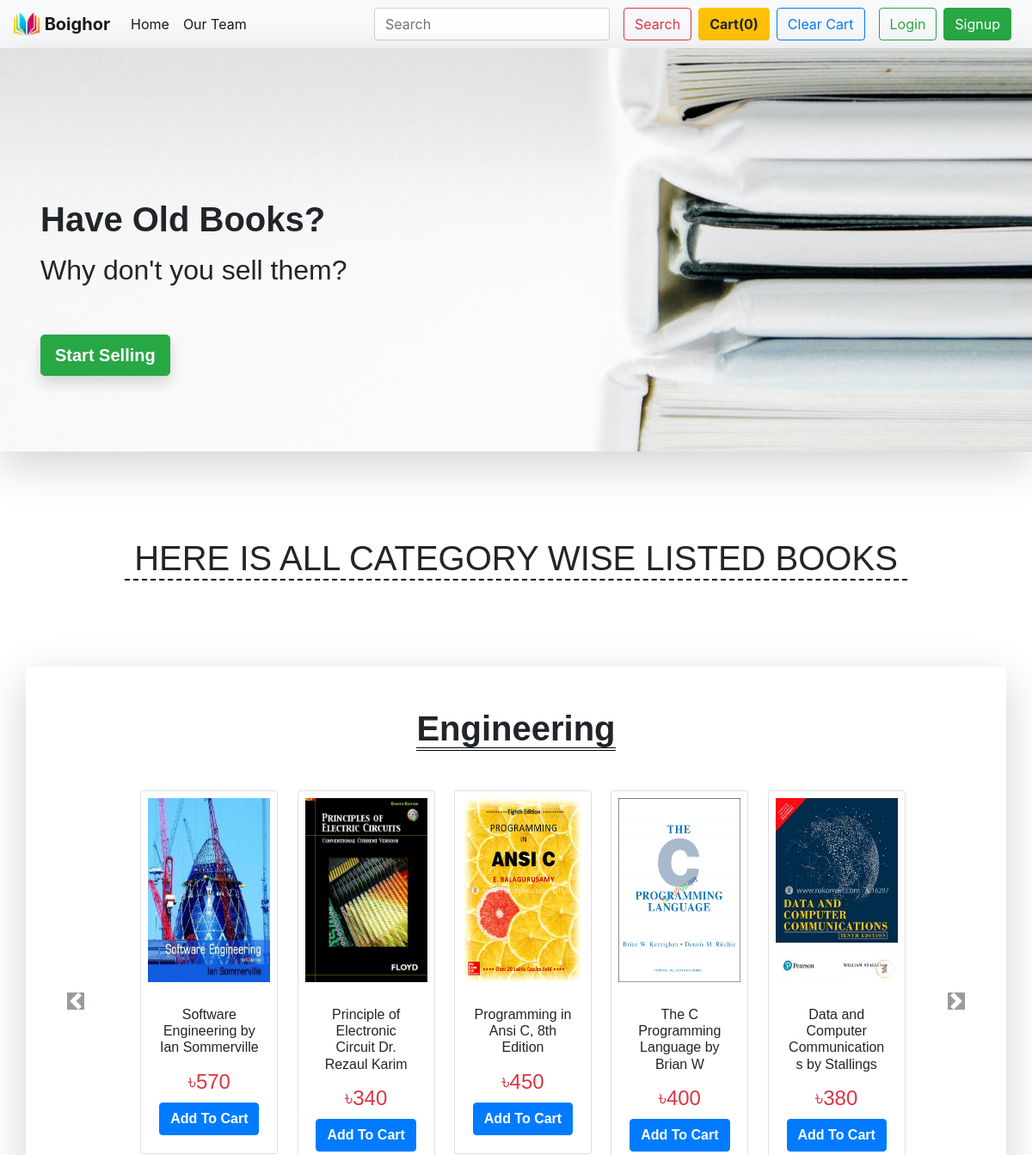
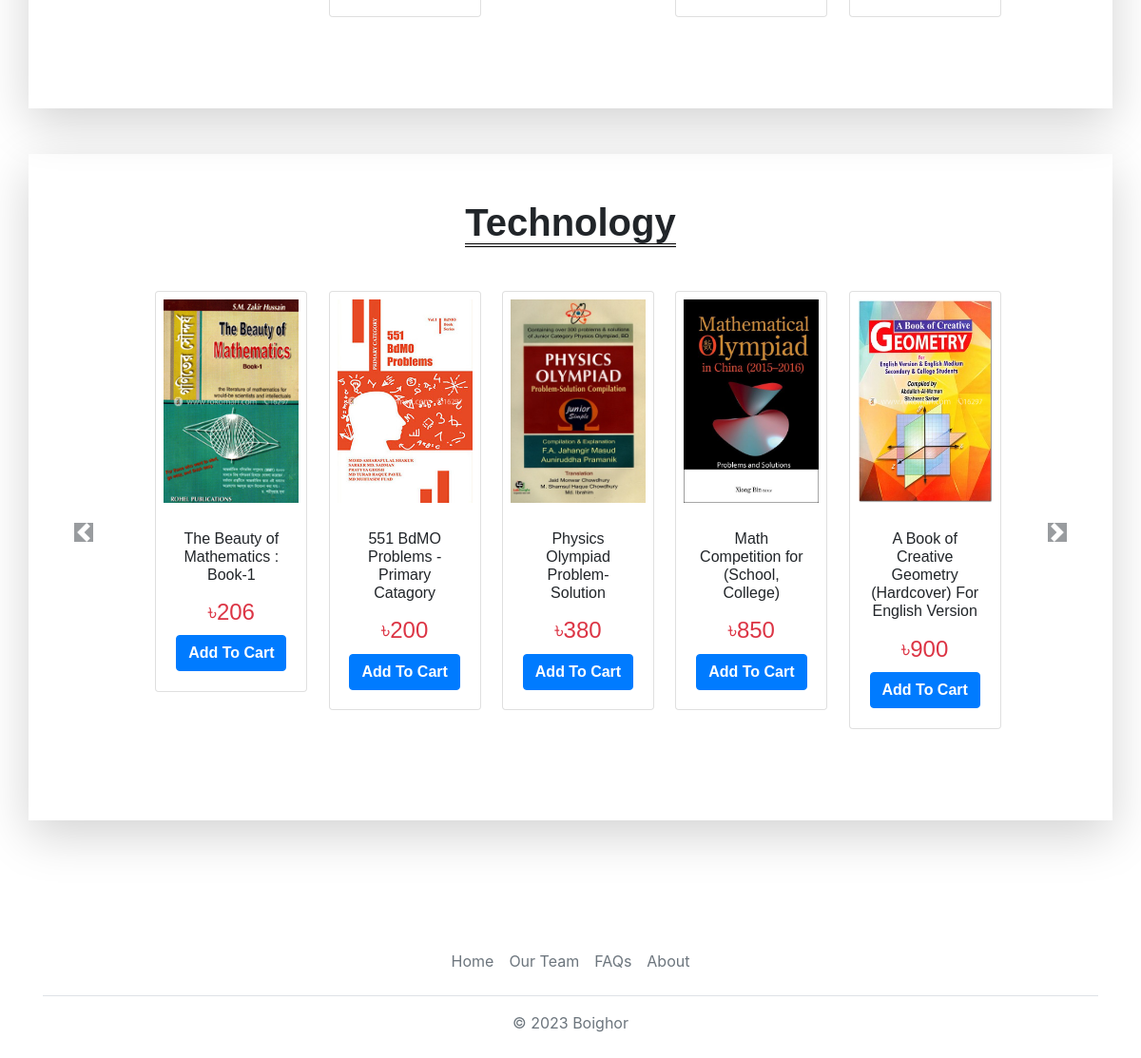
The page / on the database its author committed (2 pictures, top to bottom).
### home/models.py (models this page shows, shortened)
class books(models.Model):
    book_id = models.AutoField #automatic increments id
    book_name = models.CharField(max_length=50)
    category = models.CharField(max_length=50, default="")
    price = models.IntegerField(default=0)
    image = models.ImageField(upload_to="home/images",default="")
    slug = models.SlugField(max_length=1000, default="")
    sellername = models.CharField(max_length=100, default="")
    pickuplocation = models.CharField(max_length=1000, default="")

### home/views.py (the view)
# urls.py: 2. Add a URL to urlpatterns:  path('', views.home, name='home')
def home(request):
    allProds = []
    book = books.objects.all()
    categories = books.objects.values('category')
    ca = {item['category'] for item in categories}
    cats = list(ca)
    for cat in cats:
        prod = books.objects.filter(category = cat)
        allProds.append([prod,range(len(prod))])
    params = {'books':book, 'cats':cats, 'allProds':allProds}
    return render(request,'home/home.html',params)

### templates/home/home.html (shortened to what this page needs)
{% extends 'base.html' %}
{% block body %}
{% load static %}
<div class="jumbotron shadow-lg" style="background: url('../media/home/images/img/jumbotron.jpg') no-repeat center center;width:100%;
  height: 100%; border-radius: 0px; ">
  <div class="container" style="font-family: 'El Messiri', sans-serif; font-size: 30px;">
    <h1 style="margin-top: 10%"><b>Have Old Books?</b></h1>
    <h2 class="mt-3">
      Why don't you sell them?
    </h2>
    <a type="button" class="btn btn-lg btn-success mt-5 mb-4 shadow" href="/sellbook"><b>Start Selling</b></a>
  </div>
</div>
<div class="container text-center" style="font-family: 'El Messiri', sans-serif; font-size: 30px;">
  <h1 style="margin: 100px; border-bottom: 2px black dashed;">
    <span> HERE IS ALL CATEGORY WISE LISTED BOOKS</span>
  </h1>
</div>
{% for product,range in allProds %}
<div class="container my-5 shadow-lg p-5" style="font-family: 'El Messiri', sans-serif; font-size: 30px;">
  <h1 class="text-center mb-5"> <span style="border-bottom: 4px black double;"><b>{{product.0.category}}</b></span></h1>
  <div id="carouselExampleControls{{forloop.counter}}" class="carousel slide" data-ride="carousel">
    <div class="carousel-inner text-center">
      <div class="carousel-item active">
        {% for i in product|slice:"0:5" %}
        <div class="col-xs-2 col-sm-2 col-md-2 text-center" style="display: inline-block;">
          <div class="card mb-5" style="width: 10rem;">
            <a href="{{ i.slug }}"><img src='{{i.image.url}}' class="card-img-top p-2"
                style="width: 158px; height: 230px;"></a>
            <div class="card-body">
              <h6 class="card-title" id="namepr{{i.slug}}">{{i.book_name}}</h6>
              <small>
                <p class="card-text text-danger">&#2547;{{i.price}}</p>
              </small>
              <span id='divpr{{i.slug}}'><button id='pr{{i.slug}}' price='{{i.price}}'
                  class="btn btn-primary cart"><b>Add To Cart</b></button></span>
            </div>
          </div>
        </div>
        {% endfor %}
      </div>
    </div>
    <a class="carousel-control-prev" href="#carouselExampleControls{{forloop.counter}}" role="button" data-slide="prev"
      style="width: 20px;">
      <span class="carousel-control-prev-icon bg-dark " aria-hidden="true"></span>
    </a>
    <a class="carousel-control-next" href="#carouselExampleControls{{forloop.counter}}" role="button" data-slide="next"
      style="width: 20px;">
      <span class="carousel-control-next-icon bg-dark " aria-hidden="true"></span>
    </a>
  </div>
</div>
{% endfor %}
{% endblock body %}

### rows shown on the page
books: category "Engineering", image (picture), book_name "Software Engineering by Ian Sommerville", price "570"
books: image (picture), book_name "Principle of Electronic Circuit Dr. Rezaul Karim", price "340"
books: image (picture), book_name "Programming in Ansi C, 8th Edition", price "450"
books: image (picture), book_name "The C Programming Language by Brian W", price "400"
books: image (picture), book_name "Data and Computer Communications by Stallings", price "380"
books: category "Technology", image (picture), book_name "The Beauty of Mathematics : Book-1", price "206"
books: image (picture), book_name "551 BdMO Problems - Primary Catagory", price "200"
books: image (picture), book_name "Physics Olympiad Problem-Solution", price "380"
books: image (picture), book_name "Math Competition for (School, College)", price "850"
books: image (picture), book_name "A Book of Creative Geometry (Hardcover) For English Version", price "900"
